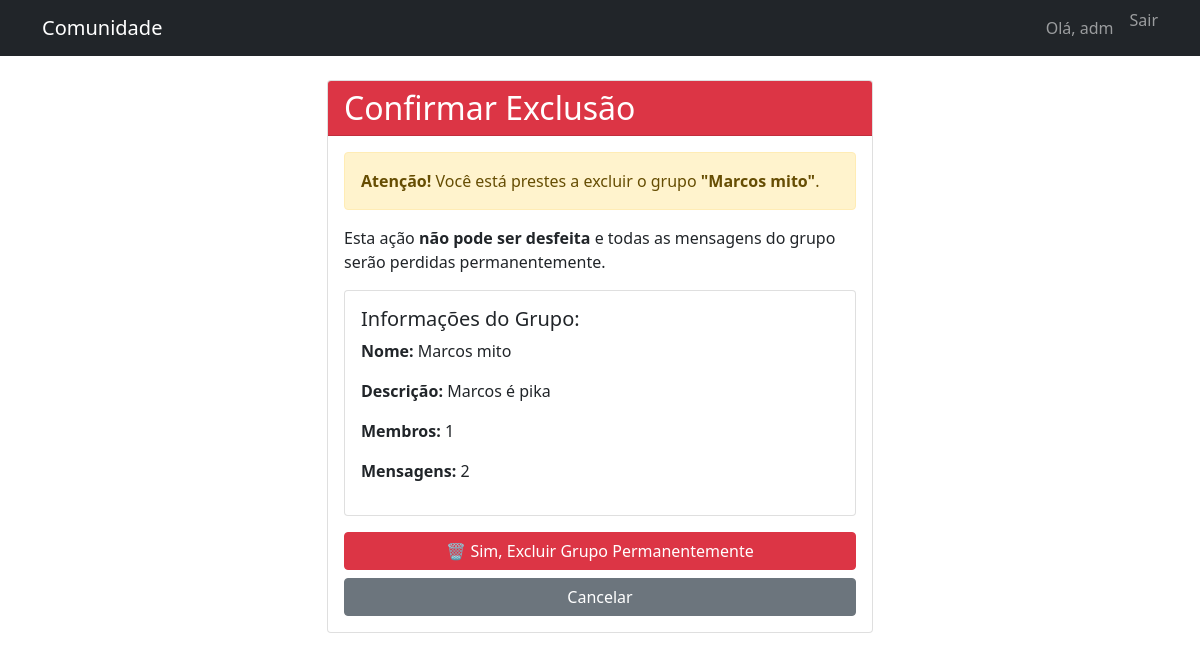
Page /chat/grupo/3/excluir/ (signed in) on the committed database.
### chat/models.py (models this page shows, shortened)
class Grupo(models.Model):
    nome = models.CharField(max_length=100)
    descricao = models.TextField(blank=True)
    criador = models.ForeignKey(User, on_delete=models.CASCADE)
    data_criacao = models.DateTimeField(auto_now_add=True)
    membros = models.ManyToManyField(User, related_name='grupos', blank=True)
    def pode_excluir(self, usuario):
        return usuario == self.criador or usuario.is_superuser
    class Meta:
        ordering = ['-data_criacao']

### chat/views.py (the view)
# urls.py: path('grupo/<int:grupo_id>/excluir/', views.excluir_grupo, name='excluir_grupo'),
@login_required
def excluir_grupo(request, grupo_id):
    grupo = get_object_or_404(Grupo, id=grupo_id)
    if not grupo.pode_excluir(request.user):
        messages.error(request, 'Você não tem permissão para excluir este grupo.')
        return redirect('chat:lista_grupos')
    if request.method == 'POST':
        nome_grupo = grupo.nome
        grupo.delete()
        messages.success(request, f'Grupo "{nome_grupo}" excluído com sucesso!')
        return redirect('chat:lista_grupos')
    return render(request, 'chat/excluir_grupo.html', {'grupo': grupo})

### chat/templates/chat/excluir_grupo.html (shortened to what this page needs)
{% extends 'base.html' %}
{% block content %}
<div class="row justify-content-center">
    <div class="col-md-6">
        <div class="card">
            <div class="card-header bg-danger text-white">
                <h2 class="mb-0">Confirmar Exclusão</h2>
            </div>
            <div class="card-body">
                <p class="alert alert-warning">
                    <strong>Atenção!</strong> Você está prestes a excluir o grupo <strong>"{{ grupo.nome }}"</strong>.
                </p>
                <p>Esta ação <strong>não pode ser desfeita</strong> e todas as mensagens do grupo serão perdidas permanentemente.</p>
                <div class="card mb-3">
                    <div class="card-body">
                        <h5>Informações do Grupo:</h5>
                        <p><strong>Nome:</strong> {{ grupo.nome }}</p>
                        <p><strong>Descrição:</strong> {{ grupo.descricao }}</p>
                        <p><strong>Membros:</strong> {{ grupo.membros.count }}</p>
                        <p><strong>Mensagens:</strong> {{ grupo.mensagens.count }}</p>
                    </div>
                </div>
                <form method="post">
                    <div class="d-grid gap-2">
                        <button type="submit" class="btn btn-danger">
                            🗑️ Sim, Excluir Grupo Permanentemente
                        </button>
                        <a href="{% url 'chat:lista_grupos' %}" class="btn btn-secondary">
                            Cancelar
                        </a>
                    </div>
                </form>
            </div>
        </div>
    </div>
</div>
{% endblock %}

### templates/base.html (shortened to what this page needs)
<!DOCTYPE html>
<html lang="pt-br">
<head>
    <link href="https://cdn.jsdelivr.net/npm/bootstrap@5.1.3/dist/css/bootstrap.min.css" rel="stylesheet">
</head>
<body>
    <nav class="navbar navbar-expand-lg navbar-dark bg-dark">
        <div class="container">
            <a class="navbar-brand" href="{% url 'chat:lista_grupos' %}">Comunidade</a>
            <div class="navbar-nav ms-auto">
                {% if user.is_authenticated %}
                    <span class="navbar-text me-3">Olá, {{ user.username }}</span>
                    <form method="post" action="{% url 'logout' %}" class="d-inline">
                        <button type="submit" class="btn btn-link nav-link p-0" style="border: none; background: none;">
                            Sair
                        </button>
                    </form>
                {% else %}
                    <a class="nav-link" href="{% url 'login' %}">Entrar</a>
                {% endif %}
            </div>
        </div>
    </nav>
    <div class="container mt-4">
        {% block content %}
        {% endblock %}
    </div>
</body>
</html>

### rows in the picture
Grupo: nome "Marcos mito", descricao "Marcos é pika", membros.count "1", mensagens.count "2"

### other values in the picture
{{ user.username }} "adm"
